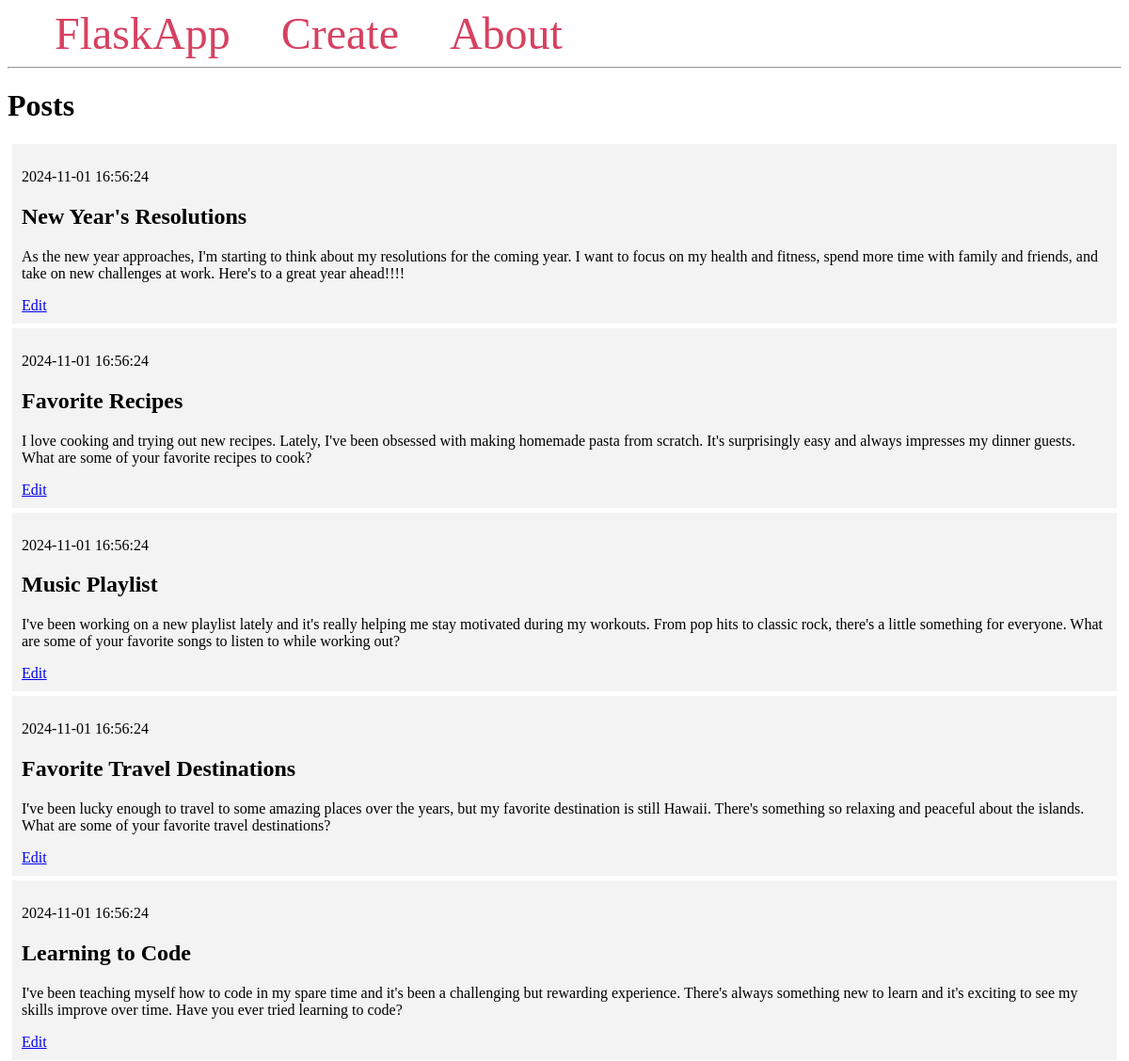
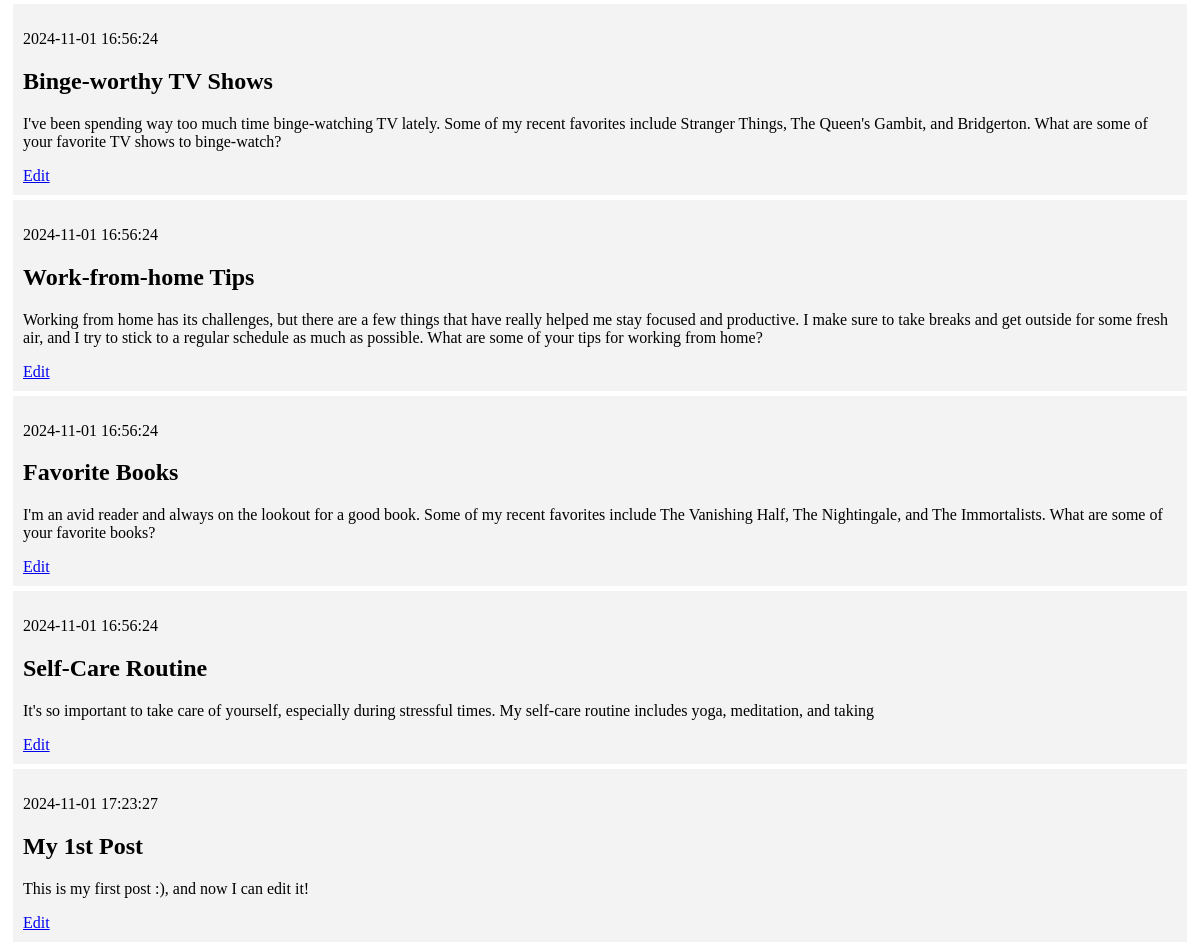
The page / on the database its author committed (2 pictures, top to bottom).
### tables this page shows
CREATE TABLE posts (
    id INTEGER PRIMARY KEY AUTOINCREMENT,
    created TIMESTAMP NOT NULL DEFAULT CURRENT_TIMESTAMP,
    title TEXT NOT NULL,
    content TEXT NOT NULL
);

### flask_blog_class/app.py (the view)
@app.route('/')
def index():
    conn = get_db_connection()
    posts = conn.execute("SELECT * FROM posts").fetchall()
    conn.close()
    return render_template("index.html", posts=posts)

### flask_blog_class/app.py (called while the page is built)
def get_db_connection():
    conn = sqlite3.connect('database.db')
    conn.row_factory = sqlite3.Row
    return conn

### flask_blog_class/templates/index.html
{% extends 'base.html' %}
{% block content %}
    <h1>{% block title %} Posts {% endblock %}</h1>
    {% for post in posts %}
        <div class='post'>
            <p>{{ post['created'] }}</p>
            <h2>{{ post['title'] }}</h2>
            <p>{{ post['content'] }}</p>
            <a href="{{ url_for('edit', id=post['id']) }}">Edit</a>
        </div>
    {% endfor %}
{% endblock %}

### flask_blog_class/templates/base.html (shortened to what this page needs)
<!DOCTYPE html>
<html lang="en">
<head>
</head>
<body>
    <nav>
        <a href="{{ url_for('index') }}">FlaskApp</a>
        <a href="{{ url_for('create') }}">Create</a>
        <a href="#">About</a>
    </nav>
    <hr>
    <div class="content">
        {% block content %} {% endblock %}
    </div>
</body>
</html>

### flask_blog_class/templates/base.html (style rules this page uses)
.post { padding: 10px; margin: 5px; background-color: #f3f3f3 }
nav a { color: #d64161; font-size: 3em; margin-left: 50px; text-decoration: none; }

### rows shown on the page
posts: created "2024-11-01 16:56:24", title "New Year's Resolutions", content "As the new year approaches, I'm starting to think about my resolutions for the coming year. I want to focus on my health and fitness, spend more time with family and friends, and take on new challenges at work. Here's to a great year ahead!!!!"
posts: created "2024-11-01 16:56:24", title "Favorite Recipes", content "I love cooking and trying out new recipes. Lately, I've been obsessed with making homemade pasta from scratch. It's surprisingly easy and always impresses my dinner guests. What are some of your favorite recipes to cook?"
posts: created "2024-11-01 16:56:24", title "Music Playlist", content "I've been working on a new playlist lately and it's really helping me stay motivated during my workouts. From pop hits to classic rock, there's a little something for everyone. What are some of your favorite songs to listen to while working out?"
posts: created "2024-11-01 16:56:24", title "Favorite Travel Destinations", content "I've been lucky enough to travel to some amazing places over the years, but my favorite destination is still Hawaii. There's something so relaxing and peaceful about the islands. What are some of your favorite travel destinations?"
posts: created "2024-11-01 16:56:24", title "Learning to Code", content "I've been teaching myself how to code in my spare time and it's been a challenging but rewarding experience. There's always something new to learn and it's exciting to see my skills improve over time. Have you ever tried learning to code?"
posts: created "2024-11-01 16:56:24", title "Binge-worthy TV Shows", content "I've been spending way too much time binge-watching TV lately. Some of my recent favorites include Stranger Things, The Queen's Gambit, and Bridgerton. What are some of your favorite TV shows to binge-watch?"
posts: created "2024-11-01 16:56:24", title "Work-from-home Tips", content "Working from home has its challenges, but there are a few things that have really helped me stay focused and productive. I make sure to take breaks and get outside for some fresh air, and I try to stick to a regular schedule as much as possible. What are some of your tips for working from home?"
posts: created "2024-11-01 16:56:24", title "Favorite Books", content "I'm an avid reader and always on the lookout for a good book. Some of my recent favorites include The Vanishing Half, The Nightingale, and The Immortalists. What are some of your favorite books?"
posts: created "2024-11-01 16:56:24", title "Self-Care Routine", content "It's so important to take care of yourself, especially during stressful times. My self-care routine includes yoga, meditation, and taking"
posts: created "2024-11-01 17:23:27", title "My 1st Post", content "This is my first post :), and now I can edit it!"
